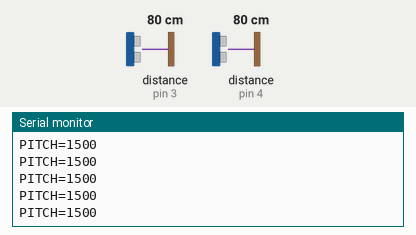
This sketch was run on a simulated Arduino Uno, built with avr-gcc and run on an emulated ATmega328P. Shown: the last lines printed to the serial monitor. The inputs (shaded band) are chosen by the test bench; at power-on: distance to the obstacle (sensors on pin 3, pin 4) 80 cm. The echo pulse lasts 58.3 µs per cm.

Above: at 1.2 s.
1.3 s: distance to the obstacle (sensor on pin 3) set to 60 cm
At 2.4 s:
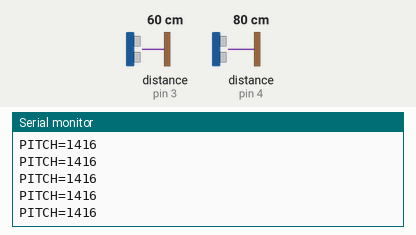
4.3 s: distance to the obstacle (sensor on pin 4) set to 2 cm
7.3 s: distance to the obstacle (sensor on pin 4) set to 60 cm
10.3 s: distance to the obstacle (sensor on pin 3) set to 2 cm
At 11.1 s:
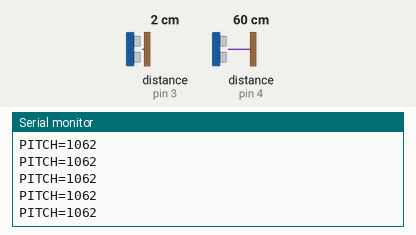
11.8 s: distance to the obstacle (sensor on pin 3) set to 120 cm
At 12.3 s:
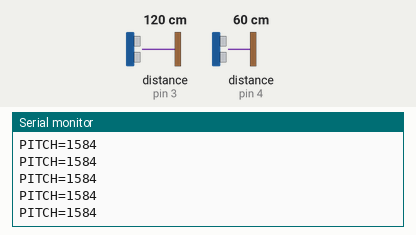
Timing chart, 0 to 14.8 s (numbered marks = the images above; inputs shaded):
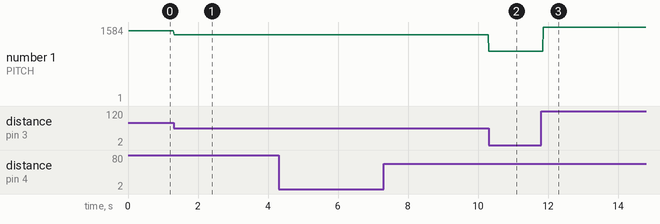

The sketch:

main.ino
```cpp
#if __has_include("mavlink/common/mavlink.h")
#include "mavlink/common/mavlink.h"
#elif __has_include("mavlink.h")
#include "mavlink.h"
#else
// MAVLink Stubs for Host Simulation
#define MAVLINK_MAX_PACKET_LEN 263
#define MAV_TYPE_QUADROTOR 2
#define MAV_AUTOPILOT_GENERIC 0
typedef struct { uint8_t magic; } mavlink_message_t;
inline void mavlink_msg_heartbeat_pack(int a, int b, mavlink_message_t* msg, int c, int d, int e, int f, int g) {}
inline uint16_t mavlink_msg_to_send_buffer(uint8_t* buf, mavlink_message_t* msg) { return 10; }
inline void mavlink_msg_rc_channels_override_pack(int a, int b, mavlink_message_t* msg, int c, int d, int e, int f, int g, int h, int i, int j, int k, int l) {}
#endif

#if __has_include(<NewPing.h>)
#include <NewPing.h>
#else
// NewPing Stub for Host Simulation
class NewPing {
  int pin;
  int max_dist;
public:
  NewPing(int trigger, int echo, int maxd = 70) : pin(trigger), max_dist(maxd) {}
  int ping_cm() { return 0; }
};
#endif

#if __has_include(<SoftwareSerial.h>)
#include <SoftwareSerial.h>
#else
// SoftwareSerial Stub for Host Simulation
class SoftwareSerial {
public:
  SoftwareSerial(int rx, int tx) {}
  void begin(long baud) {}
  void write(uint8_t* buf, int len) {}
};
#endif

#define MAX_DISTANCE  70

//======================= GPIO pins intialization =========================//
SoftwareSerial mySerial(10, 11); /// RX, TX
NewPing sonar_B(3, 3, MAX_DISTANCE);
NewPing sonar_F(4, 4, MAX_DISTANCE);

//======================= Intitialize variables =========================//
unsigned long HeartbeatTime = 0;
int OUTPUT_PITCH = 0;
int TRIG_PITCH = 0;
int FRONT_SENSOR = 0;
int BACK_SENSOR = 0;
int PITCH_BACK = 0;
int PITCH_FRONT = 0;

void setup() {
  Serial.begin(9600);
  mySerial.begin(57600);
}

void loop() {
  if ( (millis() - HeartbeatTime) > 1000 ) {
    HeartbeatTime = millis();
    PIX_HEART_BEAT();
  }
  TRIG_PITCH = sonar_F.ping_cm() + sonar_B.ping_cm(); // Checks the overall Pitch to confirm if obstacle is detetcted at either side of the drone !
  FRONT_SENSOR = sonar_F.ping_cm(); //distance in cm // Gets's the distance from front facing sensor
  BACK_SENSOR = sonar_B.ping_cm(); //distance in cm // Gets's the distance from back facing sensor
  OUTPUT_DATA();
}

//======================= Sends data to Mavlink =========================//
uint8_t N = 0;
void OUTPUT_DATA() {
  CALCULATE_PITCH();
  SEND_DATA(OUTPUT_PITCH);
}

//======================= Calculation for PITCH =========================//
void CALCULATE_PITCH(){
// Checks if sensor value is less than 70cm and is not equal to Zero.
    if (BACK_SENSOR != 0 && BACK_SENSOR < MAX_DISTANCE) {
       PITCH_FRONT = 1500-30-((70-BACK_SENSOR)*6); // 1500 = Mid Term, 30 = intital increment when object detetcted at 69cm, 70 = MAX_DISTANCE, PITCH_F = Distance calculated by the sensor, 6 = increment value by mutiple of 6
       OUTPUT_PITCH = PITCH_FRONT;
       Serial.print("PITCH="); Serial.println(OUTPUT_PITCH);
    }
    else if (FRONT_SENSOR != 0 && FRONT_SENSOR < MAX_DISTANCE){
       PITCH_BACK = 1500+30+((70-FRONT_SENSOR)*6);
       OUTPUT_PITCH = PITCH_BACK;
       Serial.print("PITCH="); Serial.println(OUTPUT_PITCH);
    }
    else {
      OUTPUT_PITCH = 1500;
      Serial.print("PITCH="); Serial.println(OUTPUT_PITCH);
    }
}

//============================MAVLINK COMMAND==========================//
mavlink_message_t msg;
uint8_t buf[MAVLINK_MAX_PACKET_LEN];
uint16_t len;

void PIX_HEART_BEAT() {
  mavlink_msg_heartbeat_pack(255, 0, &msg, MAV_TYPE_QUADROTOR, MAV_AUTOPILOT_GENERIC, 0, 1, 0);    // System ID = 255 = GCS
  len = mavlink_msg_to_send_buffer(buf, &msg);
  mySerial.write(buf, len);
}

void SEND_DATA(int P) {
    if (TRIG_PITCH != 0){
    mavlink_msg_rc_channels_override_pack(255, 0 , &msg, 1, 0, 0, P, 0, 0, 0, 0, 0, 0);    // CHANNEL = 1(ROLL), 2(PITCH), 3(Throttle), 4(Yaw) , 5, 6, 7, 8
    len = mavlink_msg_to_send_buffer(buf, &msg);
    }
    else{
    mavlink_msg_rc_channels_override_pack(255, 0 , &msg, 1, 0, 0, 0, 0, 0, 0, 0, 0, 0);    // CHANNEL = 1(ROLL), 2(PITCH), 3(Throttle), 4(Yaw) , 5, 6, 7, 8
    len = mavlink_msg_to_send_buffer(buf, &msg);
    }
  mySerial.write(buf, len);
}
```

Measured:
- after the input at 1.3 s, the serial monitor: prints a new line at once (image 1)
- after the input at 10.3 s, the serial monitor: prints a new line at once (image 2)
- after the input at 11.8 s, the serial monitor: prints a new line after 0.07 s (image 3)
- plotted number 1: 1500 → 1416 after the input at 1.3 s, 1416 → 1062 after the input at 10.3 s, 1062 → 1 after the input at 11.8 s
